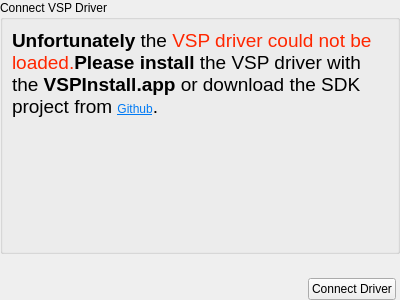
<?xml version="1.0" encoding="UTF-8"?>
<ui version="4.0">
 <class>PGConnect</class>
 <widget class="QWidget" name="PGConnect">
  <property name="geometry">
   <rect>
    <x>0</x>
    <y>0</y>
    <width>400</width>
    <height>300</height>
   </rect>
  </property>
  <property name="windowTitle">
   <string>Form</string>
  </property>
  <layout class="QVBoxLayout" name="verticalLayout">
   <property name="spacing">
    <number>24</number>
   </property>
   <property name="leftMargin">
    <number>0</number>
   </property>
   <property name="topMargin">
    <number>0</number>
   </property>
   <property name="rightMargin">
    <number>0</number>
   </property>
   <property name="bottomMargin">
    <number>0</number>
   </property>
   <item>
    <widget class="QGroupBox" name="groupBox_2">
     <property name="sizePolicy">
      <sizepolicy hsizetype="Expanding" vsizetype="Expanding">
       <horstretch>0</horstretch>
       <verstretch>0</verstretch>
      </sizepolicy>
     </property>
     <property name="title">
      <string>Connect VSP Driver</string>
     </property>
     <property name="flat">
      <bool>false</bool>
     </property>
     <layout class="QVBoxLayout" name="verticalLayout_2">
      <property name="spacing">
       <number>0</number>
      </property>
      <property name="leftMargin">
       <number>8</number>
      </property>
      <property name="topMargin">
       <number>8</number>
      </property>
      <property name="rightMargin">
       <number>8</number>
      </property>
      <property name="bottomMargin">
       <number>8</number>
      </property>
      <item>
       <widget class="QLabel" name="label">
        <property name="text">
         <string>&lt;html&gt;&lt;head/&gt;&lt;body&gt;&lt;p&gt;&lt;span style=&quot; font-size:14pt; font-weight:700;&quot;&gt;Unfortunately&lt;/span&gt;&lt;span style=&quot; font-size:14pt;&quot;&gt; the &lt;/span&gt;&lt;span style=&quot; font-size:14pt; color:#ff2600;&quot;&gt;VSP driver could not be loaded.&lt;/span&gt;&lt;span style=&quot; font-size:14pt; font-weight:700;&quot;&gt;Please install &lt;/span&gt;&lt;span style=&quot; font-size:14pt;&quot;&gt;the VSP driver with the &lt;/span&gt;&lt;span style=&quot; font-size:14pt; font-weight:700;&quot;&gt;VSPInstall.app&lt;/span&gt;&lt;span style=&quot; font-size:14pt;&quot;&gt; or download the SDK project from &lt;/span&gt;&lt;a href=&quot;https://github.com/britus/VSPDriver&quot;&gt;&lt;span style=&quot; text-decoration: underline; color:#007af4;&quot;&gt;Github&lt;/span&gt;&lt;/a&gt;&lt;span style=&quot; font-size:14pt;&quot;&gt;.&lt;/span&gt;&lt;/p&gt;&lt;p&gt;&lt;br/&gt;&lt;/p&gt;&lt;/body&gt;&lt;/html&gt;</string>
        </property>
        <property name="scaledContents">
         <bool>true</bool>
        </property>
        <property name="alignment">
         <set>Qt::AlignLeading|Qt::AlignLeft|Qt::AlignTop</set>
        </property>
        <property name="wordWrap">
         <bool>true</bool>
        </property>
        <property name="margin">
         <number>4</number>
        </property>
        <property name="indent">
         <number>1</number>
        </property>
        <property name="openExternalLinks">
         <bool>true</bool>
        </property>
       </widget>
      </item>
     </layout>
    </widget>
   </item>
   <item>
    <widget class="QWidget" name="widget" native="true">
     <property name="sizePolicy">
      <sizepolicy hsizetype="Expanding" vsizetype="Preferred">
       <horstretch>0</horstretch>
       <verstretch>0</verstretch>
      </sizepolicy>
     </property>
     <layout class="QHBoxLayout" name="horizontalLayout">
      <property name="spacing">
       <number>24</number>
      </property>
      <property name="leftMargin">
       <number>0</number>
      </property>
      <property name="topMargin">
       <number>0</number>
      </property>
      <property name="rightMargin">
       <number>4</number>
      </property>
      <property name="bottomMargin">
       <number>0</number>
      </property>
      <item>
       <spacer name="horizontalSpacer">
        <property name="orientation">
         <enum>Qt::Horizontal</enum>
        </property>
        <property name="sizeHint" stdset="0">
         <size>
          <width>225</width>
          <height>20</height>
         </size>
        </property>
       </spacer>
      </item>
      <item>
       <widget class="QPushButton" name="btnConnect">
        <property name="text">
         <string>Connect Driver</string>
        </property>
       </widget>
      </item>
     </layout>
    </widget>
   </item>
  </layout>
 </widget>
 <resources/>
 <connections/>
</ui>
